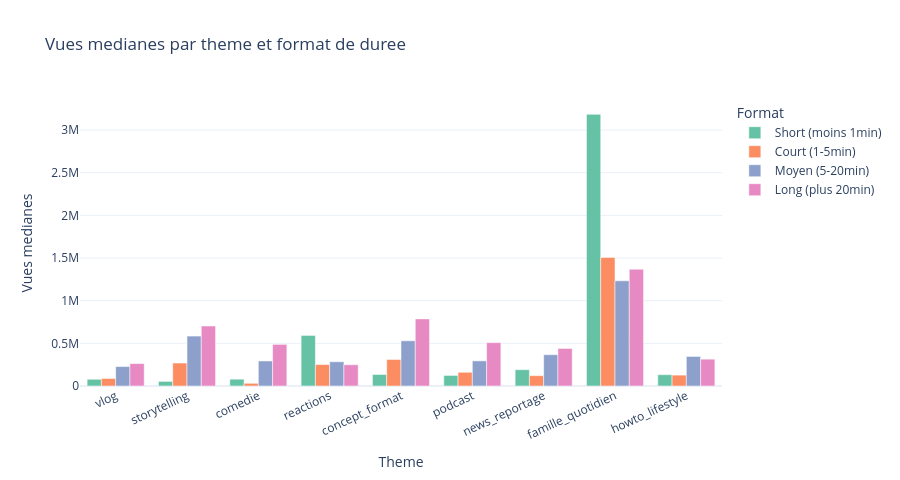

This figure's notebook cell:
### Markdown cell above
### 13.3 Performance par theme et format de duree (interactif)

### Code cell
order_dur = ['Short (moins 1min)', 'Court (1-5min)', 'Moyen (5-20min)', 'Long (plus 20min)']

theme_dur = df.groupby(['theme_video', 'duration_category'])['viewCount'].median().reset_index()
theme_dur.columns = ['theme', 'duration', 'median_views']
theme_dur = theme_dur[theme_dur['duration'].isin(order_dur)]
theme_dur['duration'] = pd.Categorical(theme_dur['duration'], categories=order_dur, ordered=True)
theme_dur = theme_dur.sort_values('duration')

fig = px.bar(
    theme_dur,
    x='theme',
    y='median_views',
    color='duration',
    barmode='group',
    title='Vues medianes par theme et format de duree',
    labels={'median_views': 'Vues medianes', 'theme': 'Theme', 'duration': 'Format'},
    template='plotly_white',
    color_discrete_sequence=px.colors.qualitative.Set2,
)
fig.update_layout(height=480, xaxis_tickangle=-25)
fig.show()

### Figure 1 — Plotly figure (JSON) as saved in the notebook; plotly's stock layout.template omitted (floating-point values rounded to 4 significant figures)
{"data": [{"alignmentgroup": "True", "hovertemplate": "Format=Short (moins 1min)<br>Theme=%{x}<br>Vues medianes=%{y}<extra></extra>", "legendgroup": "Short (moins 1min)", "marker": {"color": "rgb(102,194,165)", "pattern": {"shape": ""}}, "name": "Short (moins 1min)", "offsetgroup": "Short (moins 1min)", "orientation": "v", "showlegend": true, "textposition": "auto", "type": "bar", "x": ["vlog", "storytelling", "comedie", "reactions", "concept_format", "podcast", "news_reportage", "famille_quotidien", "howto_lifestyle"], "xaxis": "x", "y": [78840.0, 53970.0, 79890.0, 592700.0, 134800.0, 123900.0, 191100.0, 3185000.0, 132600.0], "yaxis": "y"}, {"alignmentgroup": "True", "hovertemplate": "Format=Court (1-5min)<br>Theme=%{x}<br>Vues medianes=%{y}<extra></extra>", "legendgroup": "Court (1-5min)", "marker": {"color": "rgb(252,141,98)", "pattern": {"shape": ""}}, "name": "Court (1-5min)", "offsetgroup": "Court (1-5min)", "orientation": "v", "showlegend": true, "textposition": "auto", "type": "bar", "x": ["vlog", "storytelling", "reactions", "podcast", "news_reportage", "comedie", "howto_lifestyle", "famille_quotidien", "concept_format"], "xaxis": "x", "y": [88160.0, 269200.0, 251100.0, 160700.0, 121100.0, 31660.0, 127500.0, 1508000.0, 311000.0], "yaxis": "y"}, {"alignmentgroup": "True", "hovertemplate": "Format=Moyen (5-20min)<br>Theme=%{x}<br>Vues medianes=%{y}<extra></extra>", "legendgroup": "Moyen (5-20min)", "marker": {"color": "rgb(141,160,203)", "pattern": {"shape": ""}}, "name": "Moyen (5-20min)", "offsetgroup": "Moyen (5-20min)", "orientation": "v", "showlegend": true, "textposition": "auto", "type": "bar", "x": ["vlog", "news_reportage", "famille_quotidien", "podcast", "concept_format", "howto_lifestyle", "reactions", "comedie", "storytelling"], "xaxis": "x", "y": [228000.0, 367000.0, 1233000.0, 294700.0, 530200.0, 346400.0, 284200.0, 293500.0, 585300.0], "yaxis": "y"}, {"alignmentgroup": "True", "hovertemplate": "Format=Long (plus 20min)<br>Theme=%{x}<br>Vues medianes=%{y}<extra></extra>", "legendgroup": "Long (plus 20min)", "marker": {"color": "rgb(231,138,195)", "pattern": {"shape": ""}}, "name": "Long (plus 20min)", "offsetgroup": "Long (plus 20min)", "orientation": "v", "showlegend": true, "textposition": "auto", "type": "bar", "x": ["howto_lifestyle", "vlog", "comedie", "reactions", "concept_format", "podcast", "famille_quotidien", "storytelling", "news_reportage"], "xaxis": "x", "y": [314600.0, 262900.0, 487900.0, 249300.0, 786700.0, 508300.0, 1368000.0, 703200.0, 440300.0], "yaxis": "y"}], "layout": {"barmode": "group", "height": 480, "legend": {"title": {"text": "Format"}, "tracegroupgap": 0}, "title": {"text": "Vues medianes par theme et format de duree"}, "xaxis": {"anchor": "y", "domain": [0, 1], "tickangle": -25, "title": {"text": "Theme"}}, "yaxis": {"anchor": "x", "domain": [0, 1], "title": {"text": "Vues medianes"}}}}
